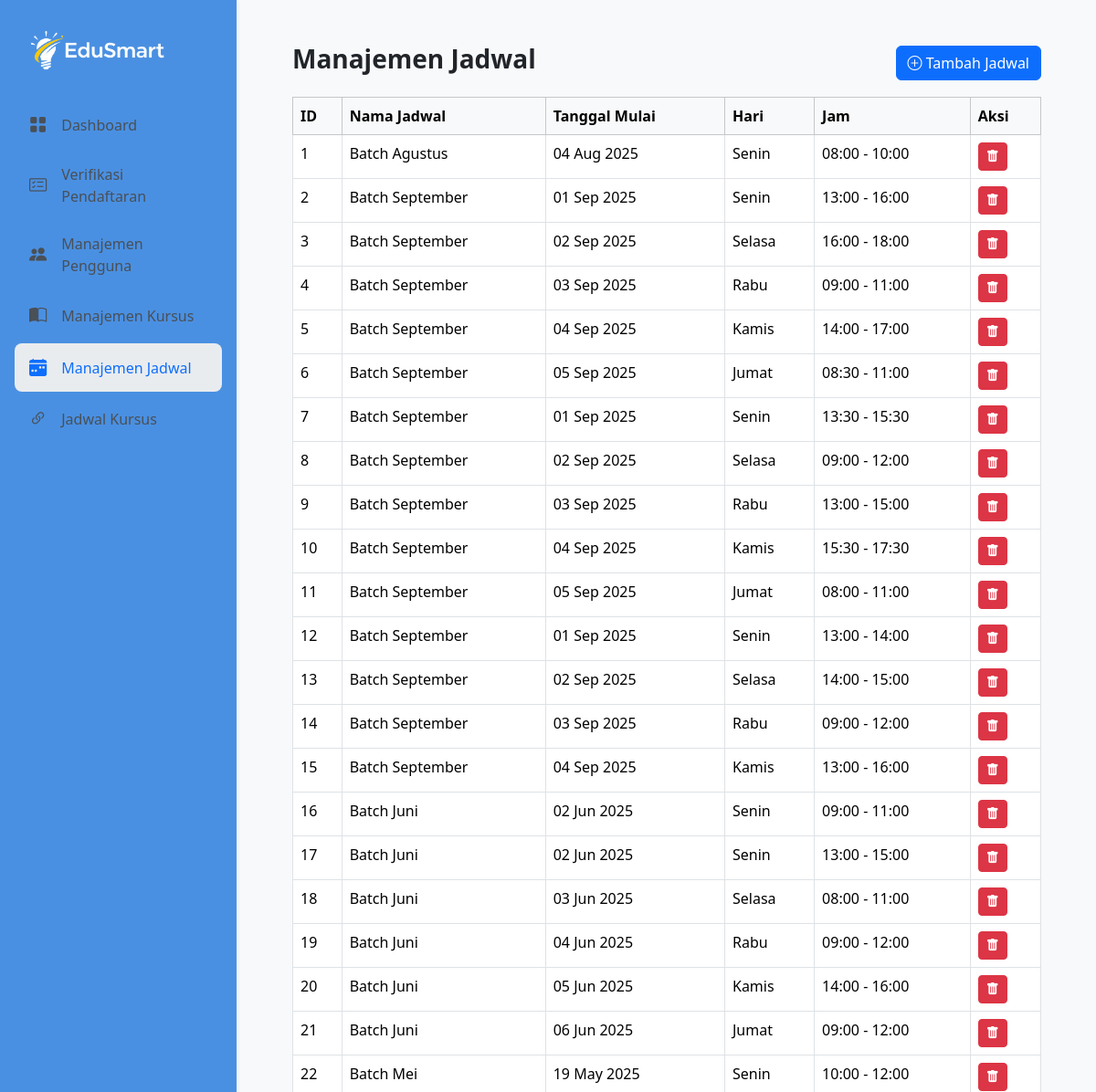
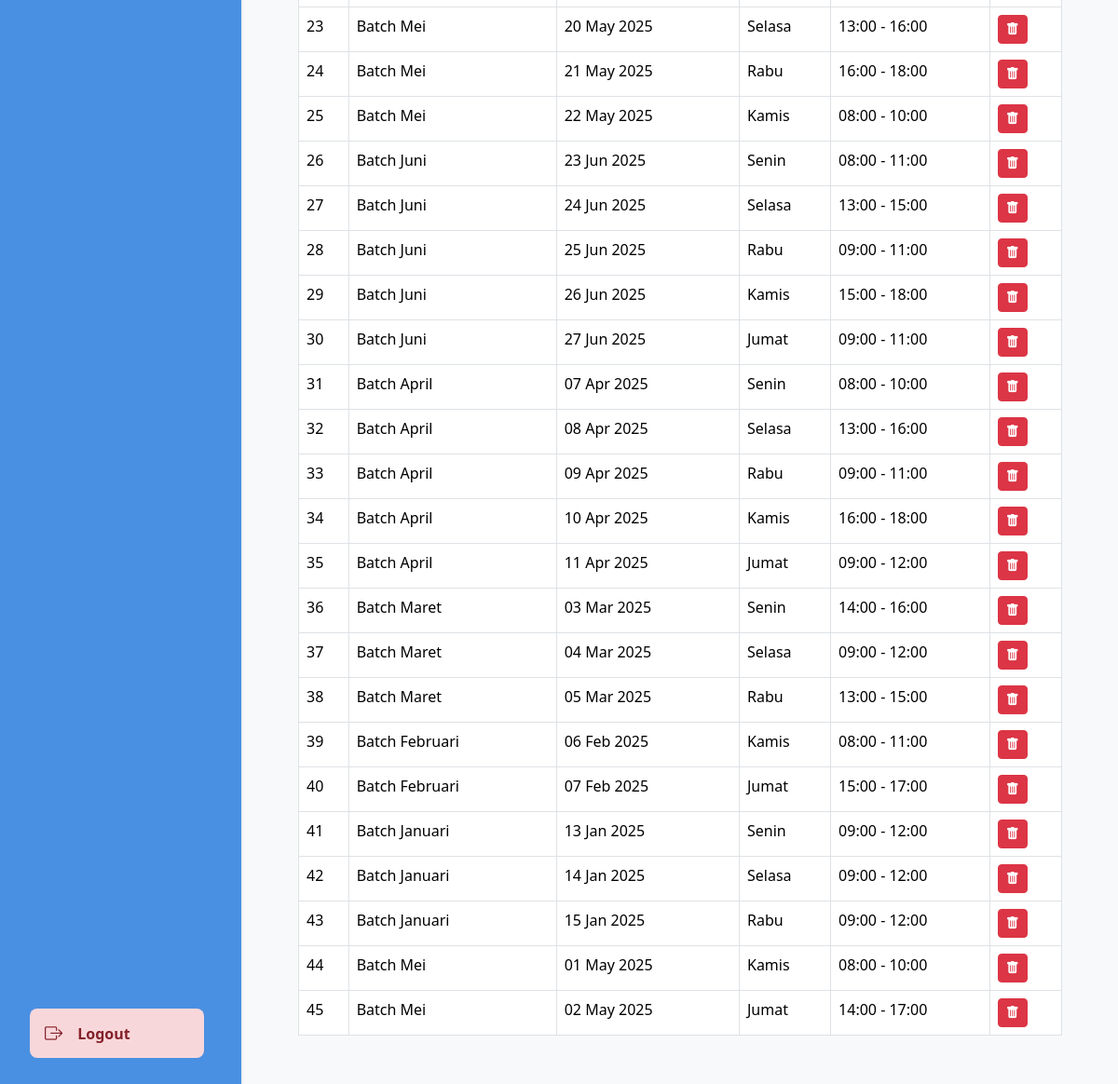
The app's page /admin/index.php?page=schedule_management (signed in) with its own data (2 pictures, top to bottom).
### tables this page shows
CREATE TABLE `farhan_jadwal` (
  `id` int(11) NOT NULL,
  `tanggal_mulai` date DEFAULT NULL,
  `nama_jadwal` varchar(100) DEFAULT NULL,
  `hari` varchar(100) NOT NULL,
  `jam_mulai` time NOT NULL,
  `jam_selesai` time NOT NULL
);

### admin/pages/schedule_management.php (the view, shortened to what this page needs)
<?php
$result = $koneksi->query("SELECT * FROM farhan_jadwal ORDER BY id");
?>
<div class="container-fluid">
    <div class="d-flex justify-content-between align-items-center mb-3">
        <h3 class="fw-bold">Manajemen Jadwal</h3>
        <button type="button" class="btn btn-primary" data-bs-toggle="modal" data-bs-target="#addScheduleModal">
            <i class="bi bi-plus-circle"></i> Tambah Jadwal
        </button>
    </div>
    <div class="table-responsive">
        <table class="table table-bordered table-hover">
            <thead class="table-light">
                <tr>
                    <th>ID</th>
                    <th>Nama Jadwal</th>
                    <th>Tanggal Mulai</th>
                    <th>Hari</th>
                    <th>Jam</th>
                    <th>Aksi</th>
                </tr>
            </thead>
            <tbody>
                <?php while($row = $result->fetch_assoc()): ?>
                <tr>
                    <td><?php echo $row['id']; ?></td>
                    <td><?php echo htmlspecialchars($row['nama_jadwal']); ?></td>
                    <td><?php echo date('d M Y', strtotime($row['tanggal_mulai'])); ?></td>
                    <td><?php echo htmlspecialchars($row['hari']); ?></td>
                    <td><?php echo date('H:i', strtotime($row['jam_mulai'])) . ' - ' . date('H:i', strtotime($row['jam_selesai'])); ?></td>
                    <td>
                        <a href="actions/delete_process.php?type=schedule&id=<?php echo $row['id']; ?>" class="btn btn-sm btn-danger" onclick="return confirm('Yakin ingin menghapus jadwal ini? Ini akan menghapus semua relasi kursus yang menggunakan jadwal ini.')">
                            <i class="bi bi-trash-fill"></i>
                        </a>
                    </td>
                </tr>
                <?php endwhile; ?>
            </tbody>
        </table>
    </div>
</div>

### assets/css/admin-style.css (style rules this page uses)
:root { --brand-secondary: #ff6825; }
body { background-color: #f8f9fa; }

### records on screen
farhan_jadwal: id "1", nama_jadwal "Batch Agustus", tanggal_mulai "04 Aug 2025", hari "Senin", jam_mulai "08:00", jam_selesai "10:00"
farhan_jadwal: id "2", nama_jadwal "Batch September", tanggal_mulai "01 Sep 2025", hari "Senin", jam_mulai "13:00", jam_selesai "16:00"
farhan_jadwal: id "3", nama_jadwal "Batch September", tanggal_mulai "02 Sep 2025", hari "Selasa", jam_mulai "16:00", jam_selesai "18:00"
farhan_jadwal: id "4", nama_jadwal "Batch September", tanggal_mulai "03 Sep 2025", hari "Rabu", jam_mulai "09:00", jam_selesai "11:00"
farhan_jadwal: id "5", nama_jadwal "Batch September", tanggal_mulai "04 Sep 2025", hari "Kamis", jam_mulai "14:00", jam_selesai "17:00"
farhan_jadwal: id "6", nama_jadwal "Batch September", tanggal_mulai "05 Sep 2025", hari "Jumat", jam_mulai "08:30", jam_selesai "11:00"
farhan_jadwal: id "7", nama_jadwal "Batch September", tanggal_mulai "01 Sep 2025", hari "Senin", jam_mulai "13:30", jam_selesai "15:30"
farhan_jadwal: id "8", nama_jadwal "Batch September", tanggal_mulai "02 Sep 2025", hari "Selasa", jam_mulai "09:00", jam_selesai "12:00"
farhan_jadwal: id "9", nama_jadwal "Batch September", tanggal_mulai "03 Sep 2025", hari "Rabu", jam_mulai "13:00", jam_selesai "15:00"
farhan_jadwal: id "10", nama_jadwal "Batch September", tanggal_mulai "04 Sep 2025", hari "Kamis", jam_mulai "15:30", jam_selesai "17:30"
farhan_jadwal: id "11", nama_jadwal "Batch September", tanggal_mulai "05 Sep 2025", hari "Jumat", jam_mulai "08:00", jam_selesai "11:00"
farhan_jadwal: id "12", nama_jadwal "Batch September", tanggal_mulai "01 Sep 2025", hari "Senin", jam_mulai "13:00", jam_selesai "14:00"
farhan_jadwal: id "13", nama_jadwal "Batch September", tanggal_mulai "02 Sep 2025", hari "Selasa", jam_mulai "14:00", jam_selesai "15:00"
farhan_jadwal: id "14", nama_jadwal "Batch September", tanggal_mulai "03 Sep 2025", hari "Rabu", jam_mulai "09:00", jam_selesai "12:00"
farhan_jadwal: id "15", nama_jadwal "Batch September", tanggal_mulai "04 Sep 2025", hari "Kamis", jam_mulai "13:00", jam_selesai "16:00"
farhan_jadwal: id "16", nama_jadwal "Batch Juni", tanggal_mulai "02 Jun 2025", hari "Senin", jam_mulai "09:00", jam_selesai "11:00"
farhan_jadwal: id "17", nama_jadwal "Batch Juni", tanggal_mulai "02 Jun 2025", hari "Senin", jam_mulai "13:00", jam_selesai "15:00"
farhan_jadwal: id "18", nama_jadwal "Batch Juni", tanggal_mulai "03 Jun 2025", hari "Selasa", jam_mulai "08:00", jam_selesai "11:00"
farhan_jadwal: id "19", nama_jadwal "Batch Juni", tanggal_mulai "04 Jun 2025", hari "Rabu", jam_mulai "09:00", jam_selesai "12:00"
farhan_jadwal: id "20", nama_jadwal "Batch Juni", tanggal_mulai "05 Jun 2025", hari "Kamis", jam_mulai "14:00", jam_selesai "16:00"
farhan_jadwal: id "21", nama_jadwal "Batch Juni", tanggal_mulai "06 Jun 2025", hari "Jumat", jam_mulai "09:00", jam_selesai "12:00"
farhan_jadwal: id "22", nama_jadwal "Batch Mei", tanggal_mulai "19 May 2025", hari "Senin", jam_mulai "10:00", jam_selesai "12:00"
farhan_jadwal: id "23", nama_jadwal "Batch Mei", tanggal_mulai "20 May 2025", hari "Selasa", jam_mulai "13:00", jam_selesai "16:00"
farhan_jadwal: id "24", nama_jadwal "Batch Mei", tanggal_mulai "21 May 2025", hari "Rabu", jam_mulai "16:00", jam_selesai "18:00"
farhan_jadwal: id "25", nama_jadwal "Batch Mei", tanggal_mulai "22 May 2025", hari "Kamis", jam_mulai "08:00", jam_selesai "10:00"
farhan_jadwal: id "26", nama_jadwal "Batch Juni", tanggal_mulai "23 Jun 2025", hari "Senin", jam_mulai "08:00", jam_selesai "11:00"
farhan_jadwal: id "27", nama_jadwal "Batch Juni", tanggal_mulai "24 Jun 2025", hari "Selasa", jam_mulai "13:00", jam_selesai "15:00"
farhan_jadwal: id "28", nama_jadwal "Batch Juni", tanggal_mulai "25 Jun 2025", hari "Rabu", jam_mulai "09:00", jam_selesai "11:00"
farhan_jadwal: id "29", nama_jadwal "Batch Juni", tanggal_mulai "26 Jun 2025", hari "Kamis", jam_mulai "15:00", jam_selesai "18:00"
farhan_jadwal: id "30", nama_jadwal "Batch Juni", tanggal_mulai "27 Jun 2025", hari "Jumat", jam_mulai "09:00", jam_selesai "11:00"
farhan_jadwal: id "31", nama_jadwal "Batch April", tanggal_mulai "07 Apr 2025", hari "Senin", jam_mulai "08:00", jam_selesai "10:00"
farhan_jadwal: id "32", nama_jadwal "Batch April", tanggal_mulai "08 Apr 2025", hari "Selasa", jam_mulai "13:00", jam_selesai "16:00"
farhan_jadwal: id "33", nama_jadwal "Batch April", tanggal_mulai "09 Apr 2025", hari "Rabu", jam_mulai "09:00", jam_selesai "11:00"
farhan_jadwal: id "34", nama_jadwal "Batch April", tanggal_mulai "10 Apr 2025", hari "Kamis", jam_mulai "16:00", jam_selesai "18:00"
farhan_jadwal: id "35", nama_jadwal "Batch April", tanggal_mulai "11 Apr 2025", hari "Jumat", jam_mulai "09:00", jam_selesai "12:00"
farhan_jadwal: id "36", nama_jadwal "Batch Maret", tanggal_mulai "03 Mar 2025", hari "Senin", jam_mulai "14:00", jam_selesai "16:00"
farhan_jadwal: id "37", nama_jadwal "Batch Maret", tanggal_mulai "04 Mar 2025", hari "Selasa", jam_mulai "09:00", jam_selesai "12:00"
farhan_jadwal: id "38", nama_jadwal "Batch Maret", tanggal_mulai "05 Mar 2025", hari "Rabu", jam_mulai "13:00", jam_selesai "15:00"
farhan_jadwal: id "39", nama_jadwal "Batch Februari", tanggal_mulai "06 Feb 2025", hari "Kamis", jam_mulai "08:00", jam_selesai "11:00"
farhan_jadwal: id "40", nama_jadwal "Batch Februari", tanggal_mulai "07 Feb 2025", hari "Jumat", jam_mulai "15:00", jam_selesai "17:00"
farhan_jadwal: id "41", nama_jadwal "Batch Januari", tanggal_mulai "13 Jan 2025", hari "Senin", jam_mulai "09:00", jam_selesai "12:00"
farhan_jadwal: id "42", nama_jadwal "Batch Januari", tanggal_mulai "14 Jan 2025", hari "Selasa", jam_mulai "09:00", jam_selesai "12:00"
farhan_jadwal: id "43", nama_jadwal "Batch Januari", tanggal_mulai "15 Jan 2025", hari "Rabu", jam_mulai "09:00", jam_selesai "12:00"
farhan_jadwal: id "44", nama_jadwal "Batch Mei", tanggal_mulai "01 May 2025", hari "Kamis", jam_mulai "08:00", jam_selesai "10:00"
farhan_jadwal: id "45", nama_jadwal "Batch Mei", tanggal_mulai "02 May 2025", hari "Jumat", jam_mulai "14:00", jam_selesai "17:00"
